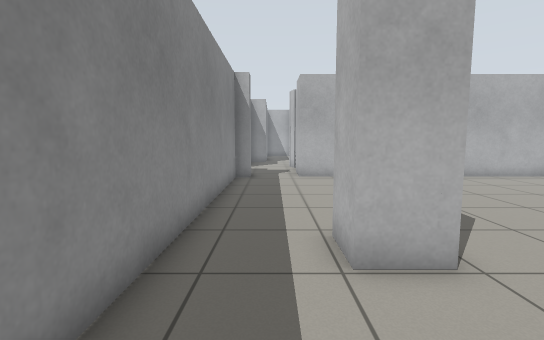
view 1 (above)

16 first-person views from a walk through a robot-simulator world made for Gazebo. The camera is 0.94 m above the floor, tilts 6° down and sees 85° across. The floor is counted in squares, 0.5 m on a side. Each view is taken from the middle of a square. On the plan, view 1 faces up. The plan holds only what a view shows up to about 16 squares ahead; the rest is blank. The place goes on beyond the plan. Gazebo's built-in surfaces are drawn with simple patterns.

view 2
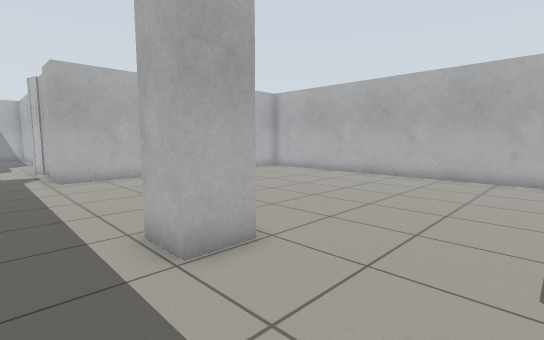

view 3
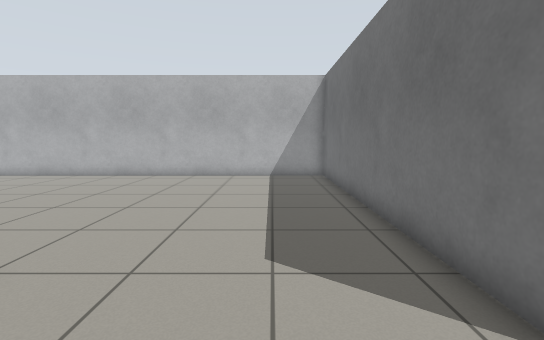

view 4
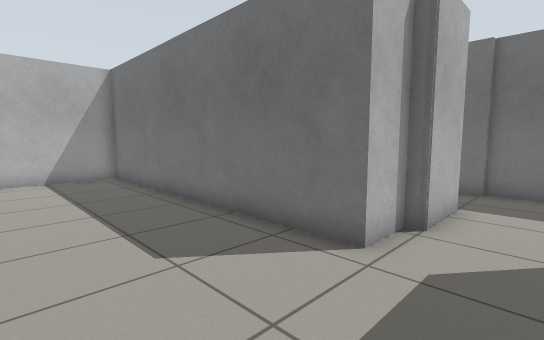

view 5
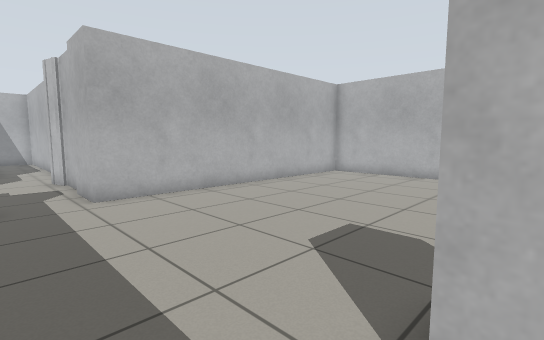

view 6
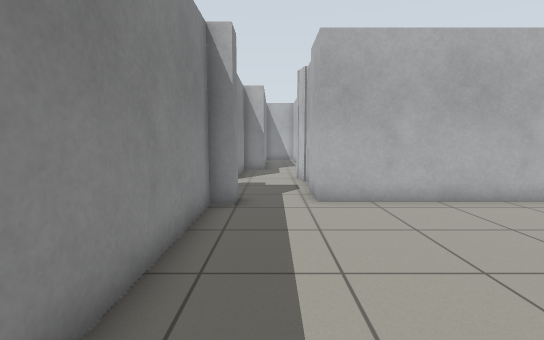

view 7
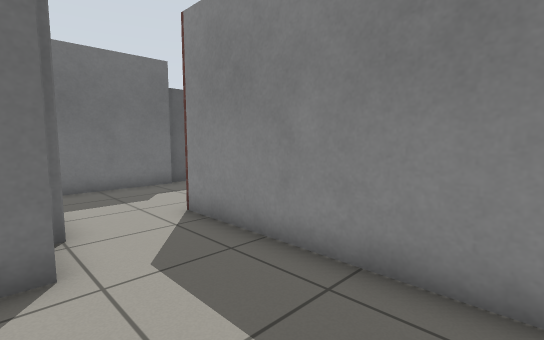

view 8
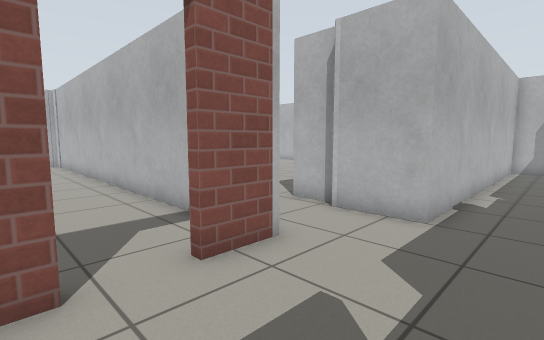

view 9
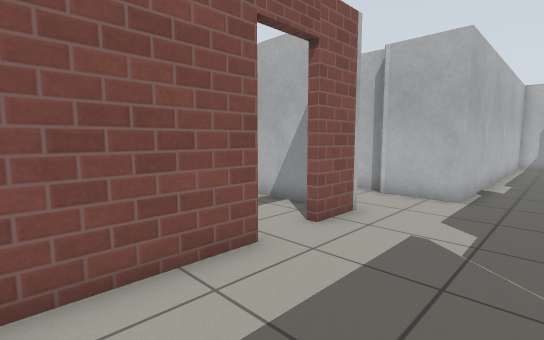

view 10
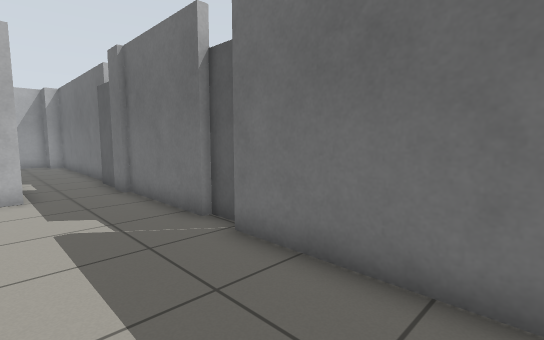

view 11
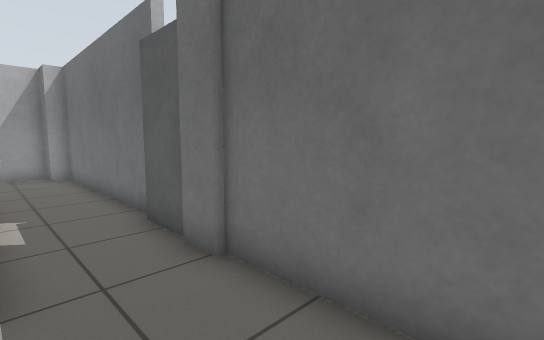

view 12
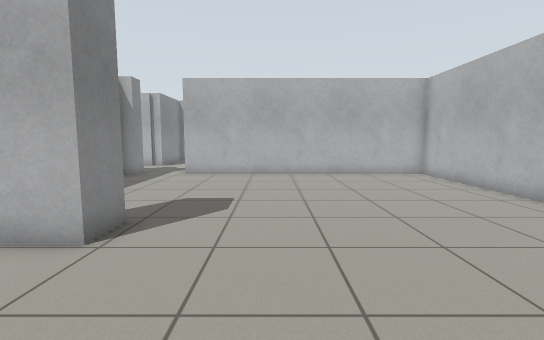

view 13
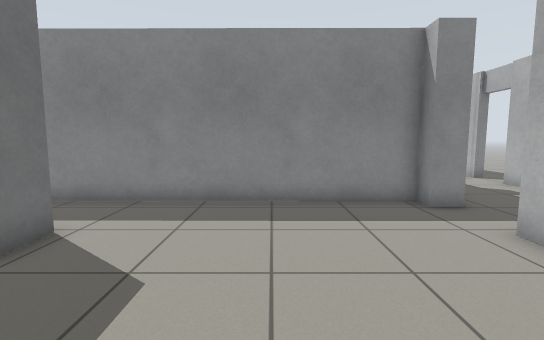

view 14
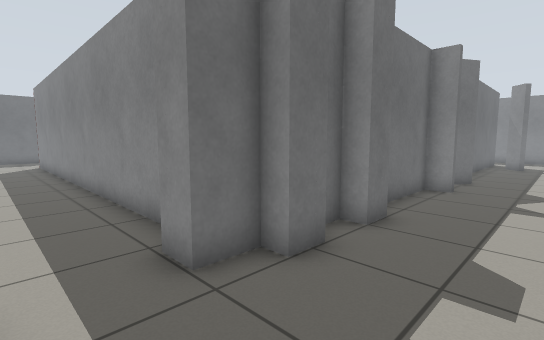

view 15
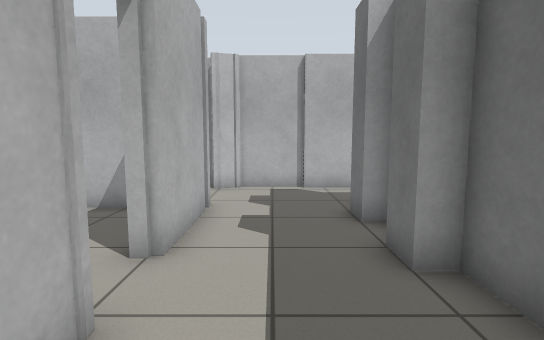

view 16
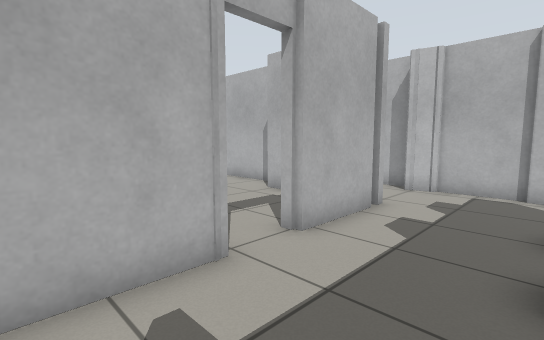

### Floor plan
Ten units are one square. View 1 is at (0, 0); x grows to the right and y downward. Boxes are objects, and circles mark ways between rooms. Rooms are numbered by the first view taken in them; rooms with no view inside come last. Other rooms are left out.
<svg viewBox="-110 -208 256 313">
<path fill="none" stroke="#000" d="M27 -56 27 -41 12 -41 12 -56 24 -56M14 43 14 26 141 26 141 -148 14 -148M-11 -143 -18 -143 -19 51 -37 51M10 69 10 44M-36 98 10 98M-54 51 -90 51M-100 98 -55 98M-24 -197 -55 -197M-34 -154 -34 -160 -24 -160 -24 -153 -11 -153 -11 -143M-72 -197 -100 -197M15 -192 12 -203M16 -168 16 -193M14 -148 14 -169M-105 -153 -59 -153 -59 -160 -49 -160 -49 -153 -43 -153M44 100 130 100 130 93 141 93 141 69 10 69M9 96 20 96"/>
<circle cx="-25" cy="75" r="3" fill="#2a7"/>
<circle cx="0" cy="-140" r="3" fill="#2a7"/>
<circle cx="15" cy="85" r="3" fill="#2a7"/>
<text x="60" y="-50">1</text>
<text x="-70" y="70">2</text>
<text x="-40" y="-180">3</text>
<text x="70" y="80">4</text>
</svg>
Room 1 opens to room 2. Room 1 opens to room 3. Room 1 opens to room 4.

Where each view was taken, in squares from view 1:
view 1: 0 up, 0 right, facing up
view 2: 0 up, 1 left, facing up-right
view 3: 0 up, 1 left, facing right
view 4: 2 up, 1 left, facing down-right
view 5: 5 up, 1 left, facing up-right
view 6: 6 up, 0 right, facing up
view 7: 2 up, 2 right, facing down-left
view 8: 9 down, 6 left, facing up-right
view 9: 9 down, 9 left, facing up-right
view 10: 6 down, 10 left, facing down-right
view 11: 7 down, 3 left, facing down-right
view 12: 1 down, 6 right, facing up
view 13: 10 up, 7 right, facing left
view 14: 19 up, 1 right, facing down-left
view 15: 18 up, 10 left, facing right
view 16: 16 up, 10 left, facing up-right
